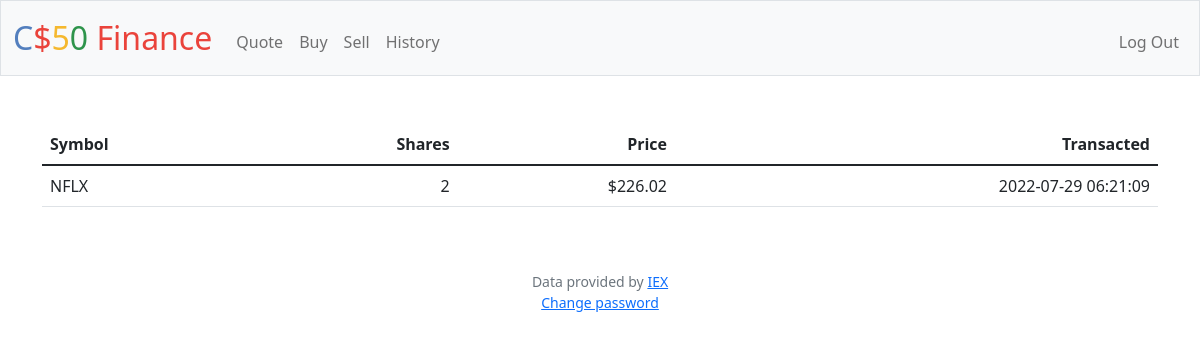
Screenshot of /history (signed in) with the database file from the repository.
### tables this page shows
CREATE TABLE history (
    history_id INTEGER,
    symbol TEXT NOT NULL,
    amount NUMERIC NOT NULL,
    price REAL,
    timing DATETIME DEFAULT (DATETIME(CURRENT_TIMESTAMP, 'LOCALTIME')) NOT NULL,
    FOREIGN KEY (history_id)
        REFERENCES users (id)
            ON DELETE CASCADE
            ON UPDATE NO ACTION
);

### app.py (the view)
@app.route("/history")
@login_required
def history():
    info = db.execute(
        "SELECT * FROM history WHERE history_id=?", session["user_id"])
    print(info)
    """Show history of transactions"""
    return render_template("history.html", info=info)

### app.py (called while the page is built)
@app.after_request
def after_request(response):
    response.headers["Cache-Control"] = "no-cache, no-store, must-revalidate"
    response.headers["Expires"] = 0
    response.headers["Pragma"] = "no-cache"
    return response

### helpers.py (called while the page is built)
def login_required(f):
    @wraps(f)
    def decorated_function(*args, **kwargs):
        if session.get("user_id") is None:
            return redirect("/login")
        return f(*args, **kwargs)
    return decorated_function

def usd(value):
    return f"${value:,.2f}"

### templates/history.html (shortened to what this page needs)
{% extends "layout.html" %}
{% block main %}
<table class="table">
    <thead>
        <tr>
            <th class="text-start">Symbol</th>
            <th class="text-end">Shares</th>
            <th class="text-end">Price</th>
            <th class="text-end">Transacted</th>
        </tr>
    </thead>
    <tbody>
        {% for dict in info %}
        <tr>
            <td class="text-start">{{ dict["symbol"] }}</td>
            <td class="text-end">{{ dict["amount"] }}</td>
            <td class="text-end">{{ dict["price"] | usd }}</td>
            <td class="text-end">{{ dict["timing"] }}</td>
        </tr>
        {% endfor %}
    </tbody>
</table>
{% endblock %}

### rows the page displays
history: symbol "NFLX", amount "2", price "$226.02", timing "2022-07-29 06:21:09"
